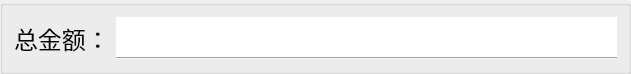
     <widget class="QGroupBox" name="groupBox_2">
      <property name="geometry">
       <rect>
        <x>20</x>
        <y>600</y>
        <width>631</width>
        <height>56</height>
       </rect>
      </property>
      <property name="title">
       <string/>
      </property>
      <layout class="QHBoxLayout" name="horizontalLayout">
       <item>
        <widget class="QLabel" name="label_2">
         <property name="font">
          <font>
           <family>楷体</family>
           <pointsize>18</pointsize>
          </font>
         </property>
         <property name="text">
          <string>总金额：</string>
         </property>
        </widget>
       </item>
       <item>
        <layout class="QVBoxLayout" name="verticalLayout">
         <property name="spacing">
          <number>0</number>
         </property>
         <item>
          <widget class="QLineEdit" name="TotalAmount">
           <property name="font">
            <font>
             <family>楷体</family>
             <pointsize>18</pointsize>
            </font>
           </property>
           <property name="text">
            <string/>
           </property>
           <property name="frame">
            <bool>false</bool>
           </property>
           <property name="alignment">
            <set>Qt::AlignCenter</set>
           </property>
          </widget>
         </item>
         <item>
          <widget class="Line" name="line">
           <property name="orientation">
            <enum>Qt::Horizontal</enum>
           </property>
          </widget>
         </item>
        </layout>
       </item>
      </layout>
     </widget>
